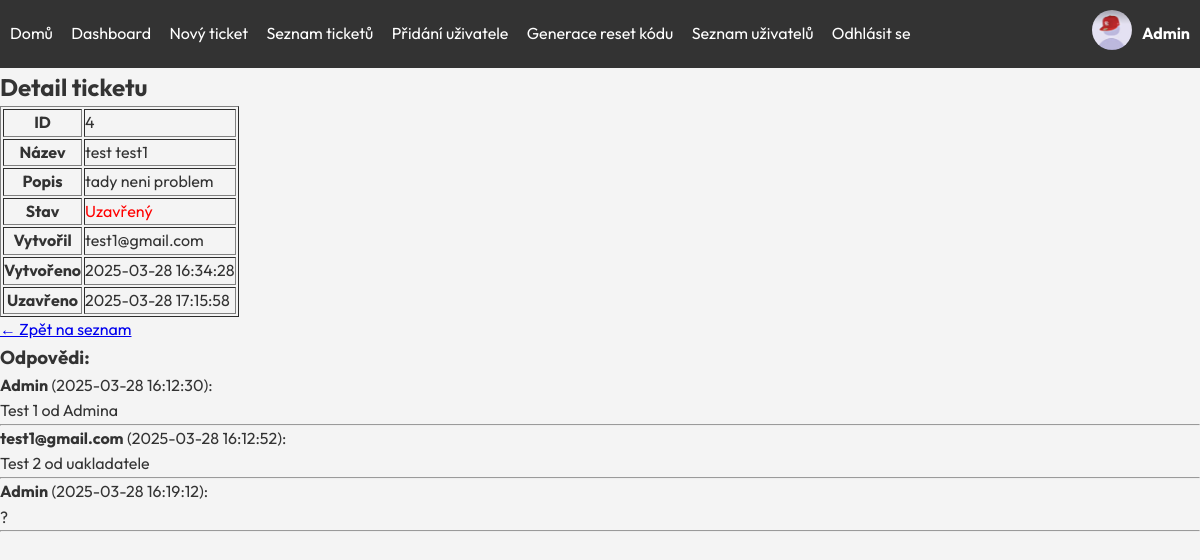
Page /Frontend/ticket_detail.php?id=4 (signed in) on the committed database.
### tables this page shows
CREATE TABLE `tickets` (
  `id` int(11) NOT NULL,
  `user_id` int(11) NOT NULL,
  `title` varchar(255) NOT NULL,
  `description` text NOT NULL,
  `status` enum('Otevřený','Uzavřený') DEFAULT 'Otevřený',
  `priority` enum('Nízká','Střední','Vysoká') NOT NULL,
  `platform` enum('Windows','Mac','Linux','Android','iPhone') NOT NULL,
  `created_at` datetime NOT NULL,
  `closed_at` datetime DEFAULT NULL
);

CREATE TABLE `users` (
  `id` int(11) NOT NULL,
  `name` varchar(100) NOT NULL,
  `email` varchar(255) NOT NULL,
  `role` varchar(255) NOT NULL,
  `created_at` timestamp NOT NULL DEFAULT current_timestamp(),
  `password` varchar(255) NOT NULL
);

CREATE TABLE `ticket_replies` (
  `id` int(11) NOT NULL,
  `ticket_id` int(11) NOT NULL,
  `user_id` int(11) NOT NULL,
  `message` text NOT NULL,
  `created_at` timestamp NOT NULL DEFAULT current_timestamp()
);

### Frontend/ticket_detail.php (the view, shortened to what this page needs)
<?php
include 'db.php';
$ticket_id = intval($_GET['id']);
$sql = "SELECT tickets.id, tickets.title, tickets.description, tickets.status, tickets.created_at, tickets.closed_at, users.id AS owner_id, users.name
        FROM tickets
        JOIN users ON tickets.user_id = users.id
        WHERE tickets.id = ?";
$stmt = $conn->prepare($sql);
$stmt->bind_param("i", $ticket_id);
$stmt->execute();
$result = $stmt->get_result();
$ticket = $result->fetch_assoc();
?>
<!DOCTYPE html>
<html lang="cs">
<head>
    <link rel="stylesheet" href="s/style.css">
</head>
<body>
    <?php include 'header.php'; ?>
    <h2>Detail ticketu</h2>
    <table border="1">
        <tr>
            <th>ID</th>
            <td><?= $ticket['id'] ?></td>
        </tr>
        <tr>
            <th>Název</th>
            <td><?= htmlspecialchars($ticket['title']) ?></td>
        </tr>
        <tr>
            <th>Popis</th>
            <td><?= nl2br(htmlspecialchars($ticket['description'])) ?></td>
        </tr>
        <tr>
            <th>Stav</th>
            <td>
                <?php if ($ticket['status'] === 'Otevřený'): ?>
                    <span style="color: green;">Otevřený</span>
                <?php else: ?>
                    <span style="color: red;">Uzavřený</span>
                <?php endif; ?>
            </td>
        </tr>
        <tr>
            <th>Vytvořil</th>
            <td><?= htmlspecialchars($ticket['name']) ?></td>
        </tr>
        <tr>
            <th>Vytvořeno</th>
            <td><?= $ticket['created_at'] ?></td>
        </tr>
        <?php if ($ticket['status'] === 'Uzavřený' && !empty($ticket['closed_at'])): ?>
        <tr>
            <th>Uzavřeno</th>
            <td><?= $ticket['closed_at'] ?></td>
        </tr>
        <?php endif; ?>
    </table>
    <p><a href="<?= ($ticket['status'] === 'Otevřený') ? 'dashboard.php' : 'tickets.php' ?>">← Zpět na seznam</a></p>
    <h3>Odpovědi:</h3>
    <?php
    $sql_replies = "SELECT ticket_replies.message, ticket_replies.created_at, users.name
                    FROM ticket_replies
                    JOIN users ON ticket_replies.user_id = users.id
                    WHERE ticket_replies.ticket_id = ?
                    ORDER BY ticket_replies.created_at ASC";
    $stmt_replies = $conn->prepare($sql_replies);
    $stmt_replies->bind_param("i", $ticket_id);
    $stmt_replies->execute();
    $result_replies = $stmt_replies->get_result();
    while ($reply = $result_replies->fetch_assoc()) {
        echo "<div><strong>" . htmlspecialchars($reply['name']) . "</strong> (" . $reply['created_at'] . "): <br>" . nl2br(htmlspecialchars($reply['message'])) . "</div><hr>";
    }
    ?>
</body>
</html>

### Frontend/s/style.css (style rules this page uses)
:root { --primary-color: #007bff; --dark-color: #1a1a2e; --light-color: #f4f4f4; --text-color: #333; }
* { margin: 0; padding: 0; box-sizing: border-box; font-family: 'Outfit', sans-serif; }
body { background: var(--light-color); color: var(--text-color); line-height: 1.6; }

### rows in the picture
tickets: id "4", title "test test1", description "tady neni problem", user.name "test1@gmail.com", created_at "2025-03-28 16:34:28", closed_at "2025-03-28 17:15:58"
ticket_replies: user.name "Admin", created_at "2025-03-28 16:12:30", message "Test 1 od Admina"
ticket_replies: user.name "test1@gmail.com", created_at "2025-03-28 16:12:52", message "Test 2 od uakladatele"
ticket_replies: user.name "Admin", created_at "2025-03-28 16:19:12", message "?"

### other values in the picture
$jmeno "Admin"
